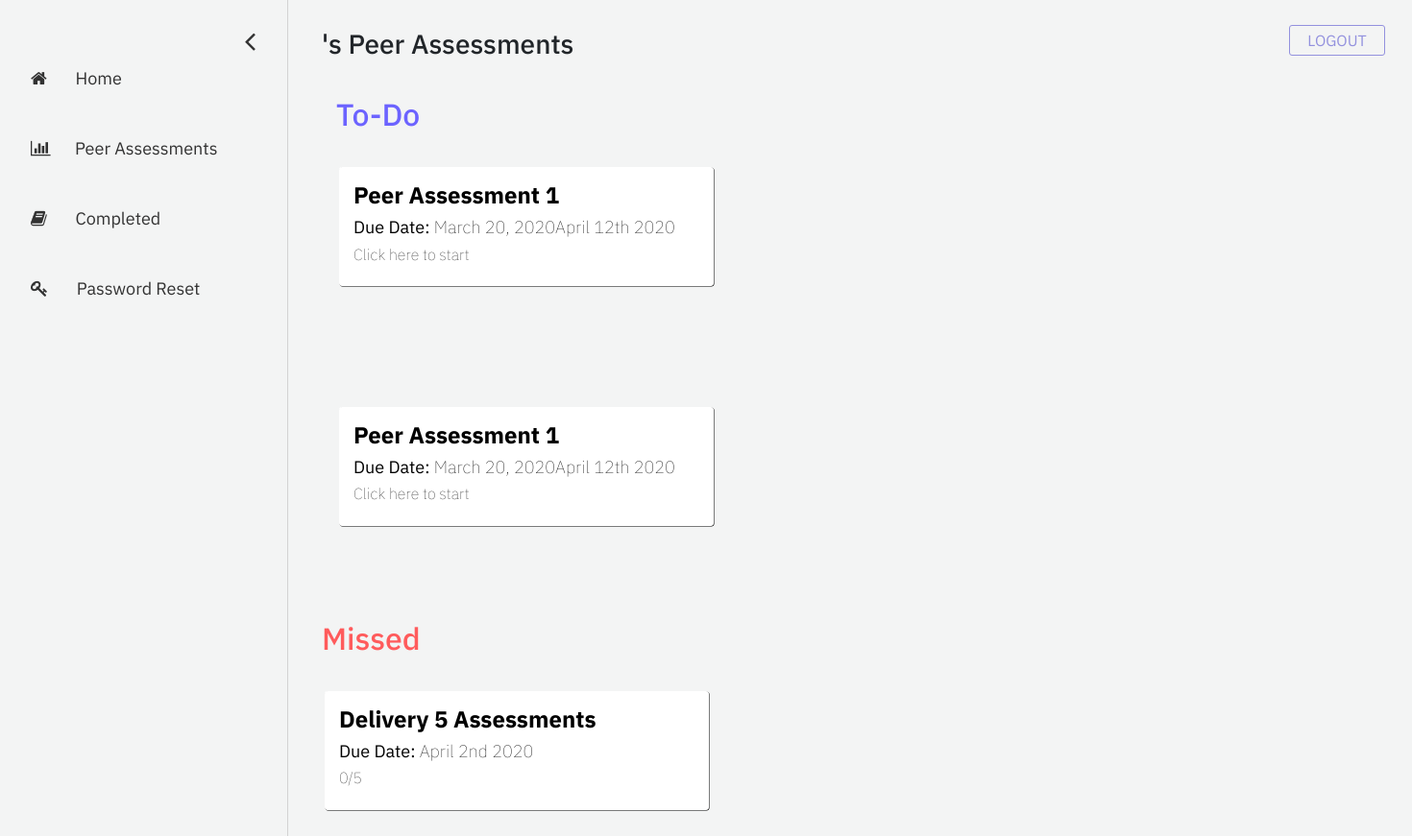
Before: /student/peer-assessments with the older database file.
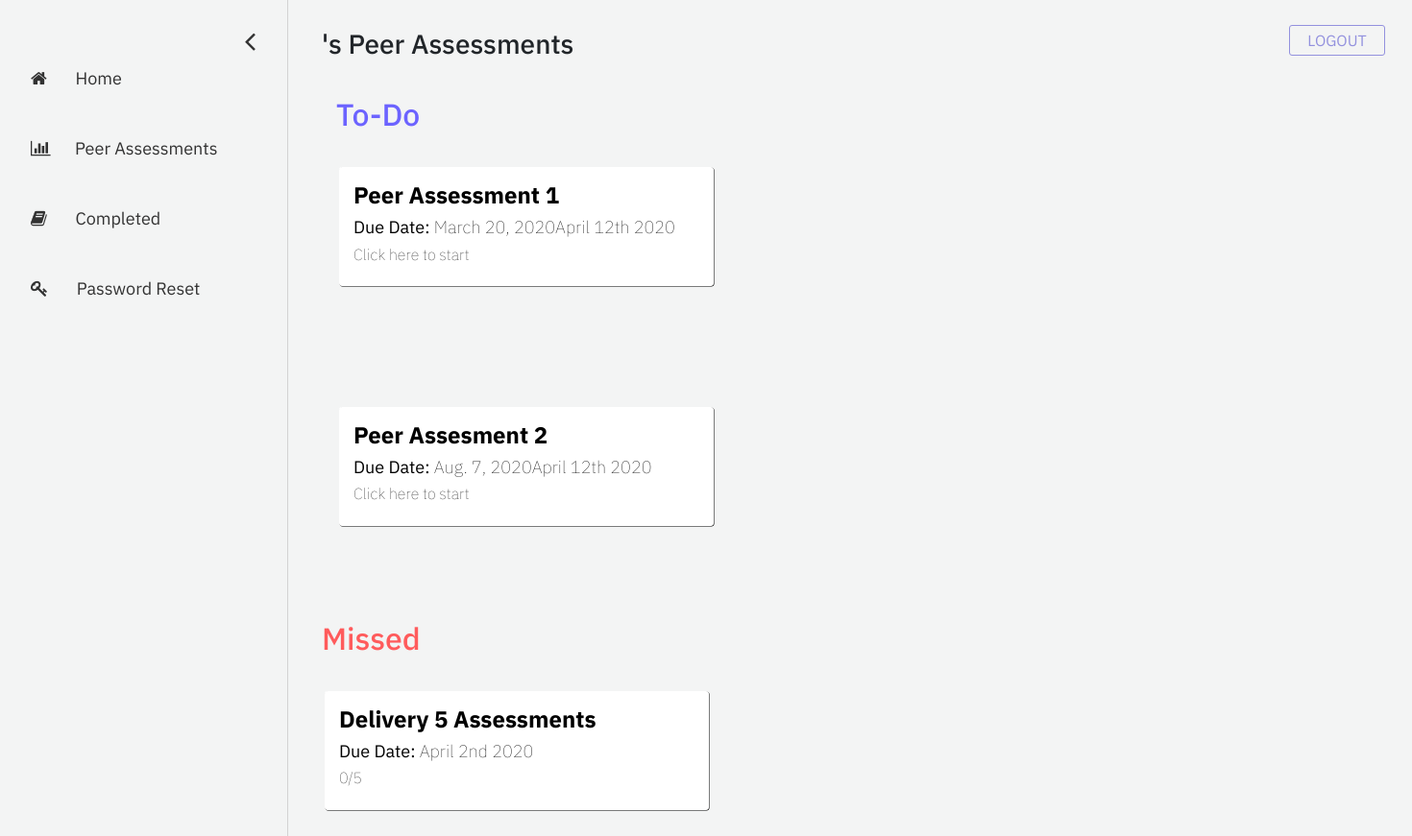
After: the same page with the newer database file.
### assessment/models.py (models this page shows, shortened)
class Assessment(models.Model):
    name = models.CharField("assessment name", max_length=255)
    description = models.TextField("description", max_length=512, blank=True)
    date_created = models.DateTimeField("date created", auto_now_add=True)
    start_date = models.DateField("start date")
    end_date = models.DateField("end date")
    course = models.ForeignKey(Course, on_delete=models.CASCADE) # the course that this peer review belongs to
    questions = models.ManyToManyField(Question) # a set of Questions under this assessment

### eval_student/views.py (the view)
# urls.py: path('peer-assessments', views.peer_assessments, name='peer-assessments'),
def peer_assessments(request):
    assessment_list = Assessment.objects.all()
    context = {
        'assessment_list': assessment_list,
    }
    return render(request, 'eval_student/peer-assessments.html', context = context)

### eval_student/templates/eval_student/peer-assessments.html (shortened to what this page needs)
{% extends 'eval_student/base-sidebar.html'%}
{% load static %}
{% block content%}
<div id="main">
	<div class="container title-box">
		<h3>{{ user.first_name }}'s Peer Assessments</h3>
	</div>
	<div class="container">
		<div class="container to-do">
			<h2>To-Do</h2>
		</div>
		{% if assessment_list|length > 0 %}
		{% for assessment in assessment_list %}
		<div class="row first-row">
			<a class="col-box" href="#">
				<h5 class="title-displayed"> <b>{{assessment.name}}</b> </h5>
				<h6 class="date-displayed"> <b>Due Date:</b> {{assessment.end_date}}April 12th 2020 </h6>
				<h6 class="text-displayed"> Click here to start </h6>
			</a>
		</div>
		{% endfor %}
		{% endif %}
	</div>
	<div class="container missed">
		<h2>Missed</h2>
	</div>
	<div class="row second-row">
		<div class="col-box-missed">
			<h5 class="title-displayed"> <b>Delivery 5 Assessments</b> </h5>
			<h6 class="date-displayed"> <b>Due Date:</b> April 2nd 2020 </h6>
			<h6 class="text-displayed"> 0/5 </h6>
		</div>
	</div>
</div>
{% endblock %}

Changed rows visible on the page:
removed Assessment: name "Peer Assessment 1", end_date "March 20, 2020"
added Assessment: name "Peer Assesment 2", end_date "Aug. 7, 2020"
